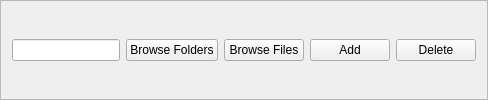
         <widget class="QFrame" name="frame05_06">
          <property name="frameShape">
           <enum>QFrame::StyledPanel</enum>
          </property>
          <property name="frameShadow">
           <enum>QFrame::Raised</enum>
          </property>
          <layout class="QHBoxLayout" name="horizontalLayout_28">
           <item>
            <widget class="QLineEdit" name="lineEdit_fileText05">
             <property name="sizePolicy">
              <sizepolicy hsizetype="Expanding" vsizetype="Fixed">
               <horstretch>0</horstretch>
               <verstretch>0</verstretch>
              </sizepolicy>
             </property>
            </widget>
           </item>
           <item>
            <widget class="QPushButton" name="pushButton_browseDirs05">
             <property name="text">
              <string>Browse Folders</string>
             </property>
            </widget>
           </item>
           <item>
            <widget class="QPushButton" name="pushButton_browseFiles05">
             <property name="text">
              <string>Browse Files</string>
             </property>
            </widget>
           </item>
           <item>
            <widget class="QPushButton" name="pushButton_add05">
             <property name="text">
              <string>Add</string>
             </property>
            </widget>
           </item>
           <item>
            <widget class="QPushButton" name="pushButton_delete05">
             <property name="text">
              <string>Delete</string>
             </property>
            </widget>
           </item>
          </layout>
         </widget>
